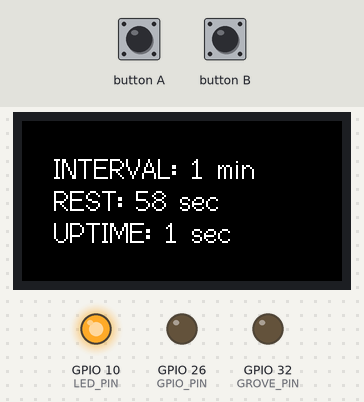
The sketch below on a simulated ESP32. On the bench: 160×80 colour display, output pins drawn as LEDs (lit = HIGH). Dashed ring = blinking. The test bench sets the inputs (shaded band).

Above: at 1.3 s.
1.4 s: button A pressed for 3.2 s
At 4.8 s:
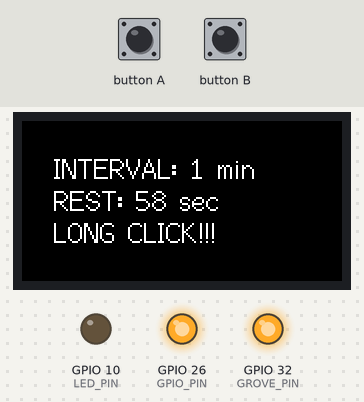
7.6 s: button A pressed for 0.15 s
At 8.0 s:
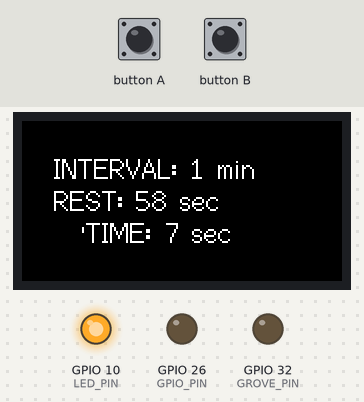
10.7 s: button B pressed for 0.15 s
At 13.1 s:
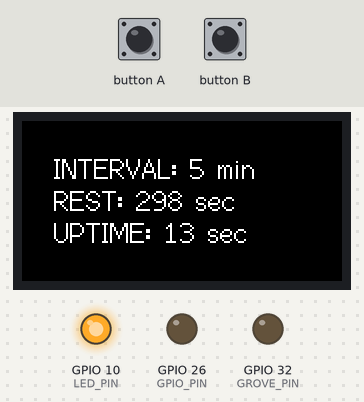
13.2 s: button B pressed for 1 s
At 14.9 s:
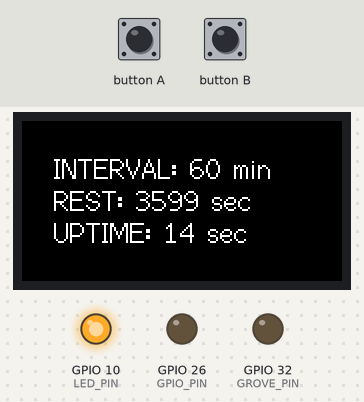
15.7 s: button A pulsed LOW 2 times (0.12 s each, 0.3 s apart)
At 16.4 s:
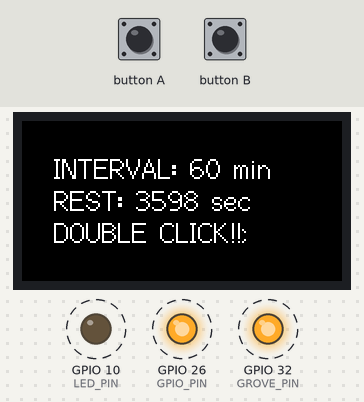
Timing chart, 0 to 19.0 s (numbered marks = the images above; inputs shaded):
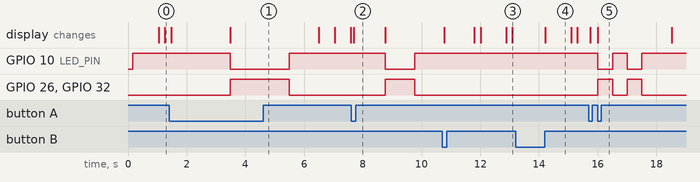

The sketch:

auto-push.ino
```cpp
#include <M5StickC.h>

#define BRIGHTNESS 0x0f // 0x07 (Darkest) - 0x0f (Brightest), darker = longer battery life

#define BTN_A_PIN 37
#define BTN_B_PIN 39
#define LED_PIN   10
#define GROVE_PIN 32  // for Unit RELAY https://docs.m5stack.com/#/en/unit/relay
#define GPIO_PIN 26   // for HAT I/F

#define BTN_ON  LOW
#define BTN_OFF HIGH

#define LED_ON  LOW
#define LED_OFF HIGH

#define SINGLE  (1)
#define DOUBLE  (2)
#define LONG    (3)

#define DOUBLE_THRESHOLD  (1000)
#define LONG_THRESHOLD  (2000)

int interval=0;
int intervals[]={1,5,60,60*24}; // 1 min / 5 min / 1 hour / 1 day

char *click_types[]={"","SINGLE CLICK!  ","DOUBLE CLICK!!","LONG CLICK!!!       "};

void setup() {
  M5.begin();

  while(!setCpuFrequencyMhz(10)){
    ;
  }
  M5.Axp.ScreenBreath(BRIGHTNESS);

  M5.Lcd.setRotation(1);
  M5.Lcd.fillScreen(BLACK);
  M5.Lcd.setTextFont(2);
  M5.Lcd.setTextColor(WHITE, BLACK);
  pinMode(GROVE_PIN, OUTPUT);
  pinMode(GPIO_PIN, OUTPUT);
  pinMode(BTN_A_PIN, INPUT_PULLUP);
  pinMode(BTN_B_PIN, INPUT_PULLUP);
  pinMode(LED_PIN,   OUTPUT);
  digitalWrite(LED_PIN, LED_OFF);
}

void push(int duration)
{
  digitalWrite(LED_PIN, LED_ON);
  digitalWrite(GPIO_PIN, HIGH);
  digitalWrite(GROVE_PIN, HIGH);
  delay(duration);
  digitalWrite(GPIO_PIN, LOW);
  digitalWrite(GROVE_PIN, LOW);
  digitalWrite(LED_PIN, LED_OFF);
}

int check_click()
{
  unsigned long t;
  int click_type;
  if(digitalRead(BTN_A_PIN) == BTN_ON)
  {
    click_type=SINGLE;
    t=millis();
    while(digitalRead(BTN_A_PIN) == BTN_ON)
    {
      if(millis() > t + LONG_THRESHOLD)
      {
        click_type=LONG;
        break;
      }
      delay(10);
    }
    if(click_type!=LONG)
    {
      t=millis();
      while(millis() < t + DOUBLE_THRESHOLD)
      {
        if(digitalRead(BTN_A_PIN) == BTN_ON)
        {
          click_type=DOUBLE;
          break;
        }
        delay(10);
      }
    }
    return click_type;
  }
  return 0;
}

int change_interval()
{
  if(digitalRead(BTN_B_PIN) == BTN_OFF)
  {
    return interval;
  }
  return (interval + 1) % (sizeof intervals / sizeof intervals[0]);
}


void loop(void) {
  unsigned long start=millis();
  int click_type;
  int new_interval;
  M5.Lcd.setCursor(16,16);
  M5.Lcd.print("INTERVAL: ");
  M5.Lcd.print(intervals[interval]);
  M5.Lcd.println(" min                 ");

  while(millis() < start+intervals[interval] * 60 * 1000)
  {
    M5.Lcd.setCursor(16,32);
    M5.Lcd.print("REST: ");
    M5.Lcd.print((start + intervals[interval] * 60 * 1000 - millis())/1000);
    M5.Lcd.println(" sec               ");
    click_type = check_click();
    M5.Lcd.setCursor(16,48);
    if(click_type)
    {
      M5.Lcd.println(click_types[click_type]);
    }
    else
    {
      M5.Lcd.print("UPTIME: ");
      M5.Lcd.print(millis()/1000);
      M5.Lcd.println(" sec              ");
    }
    switch(click_type){
      case 0:
        break;
      case 1:
        push(1000);
        break;
      case 2:
        push(500);
        delay(500);
        push(500);
        break;
      case 3:
        push(2000);
        break;
    }
    if(click_type)
    {
      delay(1000);
      return;
    }
    new_interval = change_interval();
    if(interval != new_interval)
    {
      interval = new_interval;
      delay(1000);
      return;
    }
    delay(100);
  }
  push(1000);
}
```

Measured:
- after the input at 1.4 s, GPIO 10 (LED_PIN): HIGH → LOW after 2.1 s, → HIGH 2.0 s later; GPIO 26 (GPIO_PIN), GPIO 32 (GROVE_PIN): LOW → HIGH after 2.1 s, → LOW 2.0 s later
- after the input at 7.6 s, GPIO 10 (LED_PIN): HIGH → LOW after 1.2 s, → HIGH 1.0 s later; GPIO 26 (GPIO_PIN), GPIO 32 (GROVE_PIN): LOW → HIGH after 1.2 s, → LOW 1.0 s later
- after the input at 15.7 s, GPIO 10 (LED_PIN): alternates HIGH for 0.50 s and LOW for 0.50 s, 4 changes in all, then stays HIGH, starting after 0.31 s; GPIO 26 (GPIO_PIN), GPIO 32 (GROVE_PIN): alternates HIGH for 0.50 s and LOW for 0.50 s, 4 changes in all, then stays LOW, starting after 0.31 s
- what the display in image 4 shows lasts 0.9 s, from 14.2 s to 15.1 s
